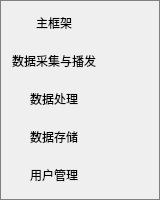
<?xml version="1.0" encoding="UTF-8"?>
<ui version="4.0">
 <class>SoftwareStatusFrame</class>
 <widget class="QFrame" name="SoftwareStatusFrame">
  <property name="geometry">
   <rect>
    <x>0</x>
    <y>0</y>
    <width>160</width>
    <height>200</height>
   </rect>
  </property>
  <property name="styleSheet">
   <string notr="true">QFrame {
  border: 1px solid gray;
}
QPushButton {
  border-style: none;
  font: 12px;
}</string>
  </property>
  <property name="frameShape">
   <enum>QFrame::StyledPanel</enum>
  </property>
  <property name="frameShadow">
   <enum>QFrame::Raised</enum>
  </property>
  <widget class="QWidget" name="layoutWidget">
   <property name="geometry">
    <rect>
     <x>10</x>
     <y>0</y>
     <width>181</width>
     <height>238</height>
    </rect>
   </property>
   <layout class="QHBoxLayout" name="horizontalLayout">
    <item>
     <layout class="QVBoxLayout" name="verticalLayout">
      <item>
       <widget class="QPushButton" name="mainFrameworkLabel">
        <property name="layoutDirection">
         <enum>Qt::RightToLeft</enum>
        </property>
        <property name="text">
         <string>主框架</string>
        </property>
       </widget>
      </item>
      <item>
       <widget class="QPushButton" name="dataCollectAndBroadcastLabel">
        <property name="layoutDirection">
         <enum>Qt::RightToLeft</enum>
        </property>
        <property name="text">
         <string>数据采集与播发</string>
        </property>
       </widget>
      </item>
      <item>
       <widget class="QPushButton" name="dataDisposeLabel">
        <property name="layoutDirection">
         <enum>Qt::RightToLeft</enum>
        </property>
        <property name="text">
         <string>数据处理</string>
        </property>
       </widget>
      </item>
      <item>
       <widget class="QPushButton" name="dataStorageLabel">
        <property name="layoutDirection">
         <enum>Qt::RightToLeft</enum>
        </property>
        <property name="text">
         <string>数据存储</string>
        </property>
       </widget>
      </item>
      <item>
       <widget class="QPushButton" name="userManagerLabel">
        <property name="layoutDirection">
         <enum>Qt::RightToLeft</enum>
        </property>
        <property name="text">
         <string>用户管理</string>
        </property>
       </widget>
      </item>
      <item>
       <widget class="QPushButton" name="systemManagerLabel">
        <property name="layoutDirection">
         <enum>Qt::RightToLeft</enum>
        </property>
        <property name="text">
         <string>系统监控与管理</string>
        </property>
       </widget>
      </item>
     </layout>
    </item>
    <item>
     <layout class="QVBoxLayout" name="verticalLayout_2" stretch="1,1,1,1,1,1">
      <item>
       <widget class="QPushButton" name="mainFrameworkStatus">
        <property name="text">
         <string/>
        </property>
        <property name="icon">
         <iconset resource="../../res/icon.qrc">
          <normaloff>:/status_grey</normaloff>:/status_grey</iconset>
        </property>
       </widget>
      </item>
      <item>
       <widget class="QPushButton" name="dataCollectAndBroadcastStatus">
        <property name="text">
         <string/>
        </property>
        <property name="icon">
         <iconset resource="../../res/icon.qrc">
          <normaloff>:/status_grey</normaloff>:/status_grey</iconset>
        </property>
       </widget>
      </item>
      <item>
       <widget class="QPushButton" name="dataDisposeStatus">
        <property name="text">
         <string/>
        </property>
        <property name="icon">
         <iconset resource="../../res/icon.qrc">
          <normaloff>:/status_grey</normaloff>:/status_grey</iconset>
        </property>
       </widget>
      </item>
      <item>
       <widget class="QPushButton" name="dataStorageStatus">
        <property name="text">
         <string/>
        </property>
        <property name="icon">
         <iconset resource="../../res/icon.qrc">
          <normaloff>:/status_grey</normaloff>:/status_grey</iconset>
        </property>
       </widget>
      </item>
      <item>
       <widget class="QPushButton" name="userManagerStatus">
        <property name="text">
         <string/>
        </property>
        <property name="icon">
         <iconset resource="../../res/icon.qrc">
          <normaloff>:/status_grey</normaloff>:/status_grey</iconset>
        </property>
       </widget>
      </item>
      <item>
       <widget class="QPushButton" name="systemManagerStatus">
        <property name="text">
         <string/>
        </property>
        <property name="icon">
         <iconset resource="../../res/icon.qrc">
          <normaloff>:/status_grey</normaloff>:/status_grey</iconset>
        </property>
       </widget>
      </item>
     </layout>
    </item>
   </layout>
  </widget>
 </widget>
 <resources>
  <include location="../../res/icon.qrc"/>
 </resources>
 <connections/>
</ui>
